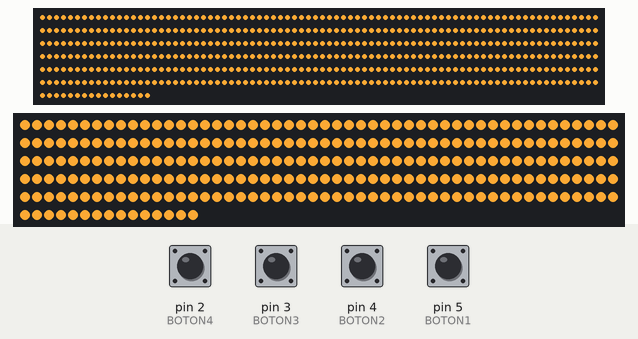
Bench run of a sketch on a simulated Arduino Uno, built with avr-gcc and run on an emulated ATmega328P. Parts: 496 RGB LEDs in strip order, left to right, continuing on the next row, 265 RGB LEDs in strip order, left to right, continuing on the next row. Inputs (shaded band) come from the test bench; at power-on: pin 2 (BOTON4), pin 3 (BOTON3), pin 4 (BOTON2), pin 5 (BOTON1) HIGH. Dim RGB values are drawn brighter than linear.

Above: at 1.3 s.
1.4 s: pin 2 (BOTON4) pulled LOW for 0.15 s
At 2.4 s:
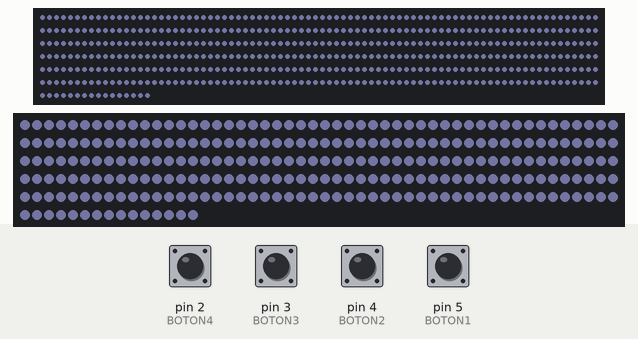
3.0 s: pin 3 (BOTON3) pulled LOW for 0.15 s
At 3.6 s:
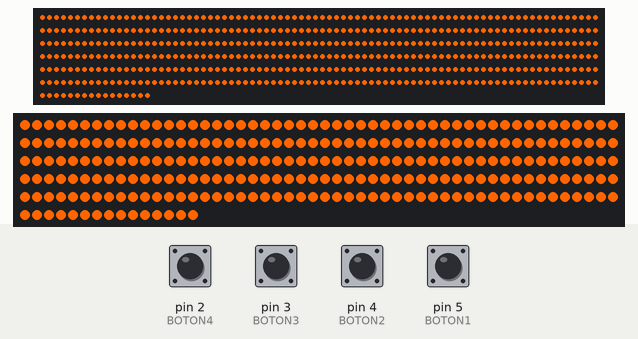
4.6 s: pin 2 (BOTON4) pulled LOW for 1 s
At 6.1 s:
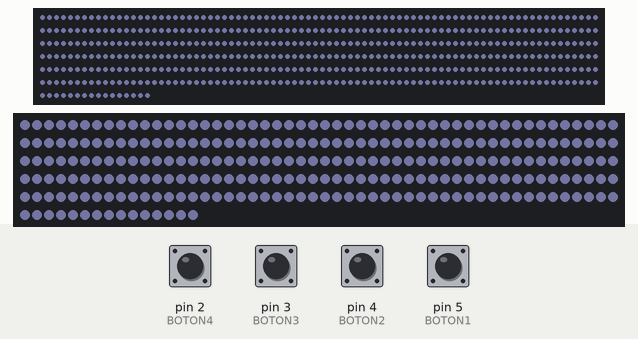
7.1 s: pin 3 (BOTON3) pulled LOW for 1 s
At 7.9 s:
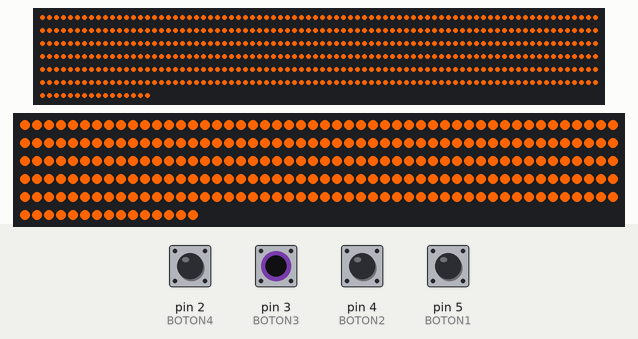
Timing chart, 0 to 10.1 s (numbered marks = the images above; inputs shaded):
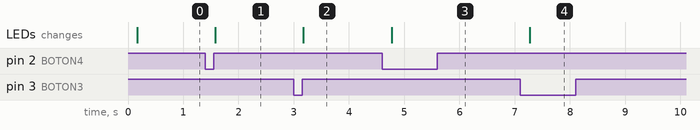

The sketch:

final.ino
```cpp
// PARA VERSION FINAL -> Cambiar tiempo de dia de 36 a 180 (3 minutos), y borrar o comentar los serial.print()

// Librerias
#include <Adafruit_NeoPixel.h>

// Estados
#define DIA  0
#define TRANS_TARDE  1
#define TARDE  2
#define TRANS_NOCHE1  3
#define NOCHE1  4
#define TRANS_NOCHE2  5
#define NOCHE2  6
#define TRANS_NOCHE3  7
#define AMANECER  8
#define NUM_ESTADOS 9
#define DIA_ESTATICO 10
#define TARDE_ESTATICO 11
#define NOCHE_ESTATICO 12

/////////////////////
// Configuraciones //
/////////////////////

// Entradas
#define BOTON1 5
#define BOTON2 4
#define BOTON3 3
#define BOTON4 2

// Colores
#define BRIGHTNESS 255          // 0 a 255
#define DIA_R 244
#define DIA_G 164
#define DIA_B 50
#define TARDE_R 255
#define TARDE_G 100
#define TARDE_B 0
#define NOCHE1_R 50
#define NOCHE1_G 50
#define NOCHE1_B 70
#define NOCHE2_R 5
#define NOCHE2_G 5
#define NOCHE2_B 7

// Tira Horizontal
#define NUM_LEDS 496
#define PIN_LEDS 6

// Tira Vertical
#define NUM_LEDS2 265
#define PIN_LEDS2 7
#define NUM_VERTICAL_1  45
#define NUM_VERTICAL_2  68
#define NUM_VERTICAL_3  69
#define NUM_VERTICAL_4  83
#define LED_VERTICAL_1  1
#define LED_VERTICAL_2  135
#define LED_VERTICAL_3  177
#define LED_VERTICAL_4  258

// Tiempos
#define VEL_TRANS 1             // Velocidad transicion (solo numeros enteros)
#define INTERVALO 100           // Expresado en milisegundos
#define TIEMPO_DIA 36           // Expresados en segundos
#define TIEMPO_TRANS_TARDE 30
#define TIEMPO_TARDE 60
#define TIEMPO_TRANS_NOCHE1 30
#define TIEMPO_NOCHE1 60
#define TIEMPO_TRANS_NOCHE2 30
#define TIEMPO_NOCHE2 60
#define TIEMPO_TRANS_NOCHE3 30
#define TIEMPO_AMANECER 60

/////////////////////
//   Fin config    //
/////////////////////

// Variable de estado
uint8_t estado = DIA;

// Variables globales
unsigned long previousMillis = 0;
const long interval = INTERVALO;
uint8_t r [NUM_LEDS];
uint8_t g [NUM_LEDS];
uint8_t b [NUM_LEDS];
uint8_t auxR, auxG, auxB;
int8_t dR, dG, dB;
uint16_t i = 0;
uint32_t count = 0;

// Funciones
void softTimer();
void irqTimer();
void mostrar();
void setColor(uint8_t red, uint8_t green, uint8_t blue, uint16_t tiempo);
void transition(uint8_t initR, uint8_t initG, uint8_t initB, uint8_t finalR, uint8_t finalG, uint8_t finalB, uint16_t tiempo);
void update_color(uint8_t initR, uint8_t initG, uint8_t initB, uint8_t finalR, uint8_t finalG, uint8_t finalB, uint16_t tiempo);
void wave();
void selectColor(uint8_t red, uint8_t green, uint8_t blue);
void tiraVertical();
void update_entradas();

Adafruit_NeoPixel tira = Adafruit_NeoPixel(NUM_LEDS, PIN_LEDS, NEO_GRB + NEO_KHZ800);
Adafruit_NeoPixel tira2 = Adafruit_NeoPixel(NUM_LEDS2, PIN_LEDS2, NEO_GRB + NEO_KHZ800);

void setup() {
  Serial.begin(9600);
  tira.begin();
  tira.clear();
  tira.setBrightness(BRIGHTNESS);
  tira.show();
  tira2.begin();
  tira2.clear();
  tira2.setBrightness(BRIGHTNESS);
  tira2.show();
  delay(100);
  pinMode(BOTON1, INPUT_PULLUP);
  pinMode(BOTON2, INPUT_PULLUP);
  pinMode(BOTON3, INPUT_PULLUP);
  pinMode(BOTON4, INPUT_PULLUP);
  selectColor(DIA_R, DIA_G, DIA_B);
}


void loop() {
  softTimer();
}


void softTimer () {
  unsigned long currentMillis = millis();
  if (currentMillis - previousMillis >= interval) {
    previousMillis = currentMillis;
    irqTimer();
    tiraVertical();
    wave();
    update_entradas();
  }
}


void irqTimer() {
  switch (estado) {

    case DIA:
      setColor(DIA_R, DIA_G, DIA_B, TIEMPO_DIA);
      break;

    case TRANS_TARDE:
      transition(DIA_R, DIA_G, DIA_B, TARDE_R, TARDE_G, TARDE_B, TIEMPO_TRANS_TARDE);
      break;

    case TARDE:
      setColor(TARDE_R, TARDE_G, TARDE_B, TIEMPO_TARDE);
      break;

    case TRANS_NOCHE1:
      transition(TARDE_R, TARDE_G, TARDE_B, NOCHE1_R, NOCHE1_G, NOCHE1_B, TIEMPO_TRANS_NOCHE1);
      break;

    case NOCHE1:
      setColor(NOCHE1_R, NOCHE1_G, NOCHE1_B, TIEMPO_NOCHE1);
      break;

    case TRANS_NOCHE2:
      transition(NOCHE1_R, NOCHE1_G, NOCHE1_B, NOCHE2_R, NOCHE2_G, NOCHE2_B, TIEMPO_TRANS_NOCHE2);
      break;

    case NOCHE2:
      setColor(NOCHE2_R, NOCHE2_G, NOCHE2_B, TIEMPO_NOCHE2);
      break;

    case TRANS_NOCHE3:
      transition(NOCHE2_R, NOCHE2_G, NOCHE2_B, NOCHE1_R, NOCHE1_G, NOCHE1_B, TIEMPO_TRANS_NOCHE3);
      break;

    case AMANECER:
      transition(NOCHE1_R, NOCHE1_G, NOCHE1_B, DIA_R, DIA_G, DIA_B, TIEMPO_AMANECER);
      break;

    case DIA_ESTATICO:
      selectColor(DIA_R, DIA_G, DIA_B);
      break;

    case TARDE_ESTATICO:
      selectColor(TARDE_R, TARDE_G, TARDE_B);
      break;

    case NOCHE_ESTATICO:
      selectColor(NOCHE1_R/2, NOCHE1_G/2, NOCHE1_B/2);
      break;

    default:
      estado = DIA;
      break;
  }
  mostrar();
  //Serial.print(" Estado: ");
  //Serial.println(estado);
}


void mostrar() {
  uint16_t i = 0;
  while (i < NUM_LEDS) {
    tira.setPixelColor(i, r[i], g[i], b[i]);
    i++;
  }
  i = 0;
  tira.show();
}


void setColor(uint8_t sR, uint8_t sG, uint8_t sB, uint16_t tiempo) {
  count++;
  //Serial.print("CONTADOR: ");
  //Serial.print(count);
  if (count == tiempo * 10) {
    count = 0;
    estado++;
    estado %= NUM_ESTADOS;
    auxR = 0;
    auxG = 0;
    auxB = 0;
  }
  r[0] = sR;
  g[0] = sG;
  b[0] = sB;
  /*i = 0;
    while(i < NUM_LEDS) {
    r[i] = sR;
    g[i] = sG;
    b[i] = sB;
    i++;
    }*/
}


void transition(uint8_t iR, uint8_t iG, uint8_t iB, uint8_t fR, uint8_t fG, uint8_t fB, uint16_t tiempo) {
  count++;
  //Serial.print(" CONTADOR: ");
  //Serial.print(count);
  update_color(iR, iG, iB, fR, fG, fB, tiempo);
  if (count == tiempo * 10) {
    count = 0;
    estado++;
    estado %= NUM_ESTADOS;
  }/*
  i = NUM_LEDS-1;
  while(i) {
    r[i] = r[i-1];
    g[i] = g[i-1];
    b[i] = b[i-1];
    i--;
  }*/
}

uint8_t z = 0;
void wave() {
  z = 0;
  while (z < VEL_TRANS) {
    i = NUM_LEDS - 1;
    while (i) {
      r[i] = r[i - 1];
      g[i] = g[i - 1];
      b[i] = b[i - 1];
      i--;
    }
    z++;
  }/*
  Serial.print(" AUXR: ");
  Serial.print(auxR);
  Serial.print(" AUXG: ");
  Serial.print(auxG);
  Serial.print(" AUXB: ");
  Serial.print(auxB);
  Serial.print(" dR: ");
  Serial.print(dR);
  Serial.print(" dG: ");
  Serial.print(dG);
  Serial.print(" dB: ");
  Serial.print(dB);
  Serial.print(" r0: ");
  Serial.print(r[0]);
  Serial.print(" g0: ");
  Serial.print(g[0]);
  Serial.print(" b0: ");
  Serial.print(b[0]);
  Serial.print(" rN: ");
  Serial.print(r[NUM_LEDS - 1]);
  Serial.print(" gN: ");
  Serial.print(g[NUM_LEDS - 1]);
  Serial.print(" bN: ");
  Serial.print(b[NUM_LEDS - 1]);*/
}


void update_color(uint8_t iR, uint8_t iG, uint8_t iB, uint8_t fR, uint8_t fG, uint8_t fB, uint16_t tiempo) {

  if (fR - iR > 0) dR = (int8_t)((tiempo * 10) / (fR - iR));
  else dR = (int8_t)((tiempo * 10) / (iR - fR));

  if (fG - iG > 0) dG = (int8_t)((tiempo * 10) / (fG - iG));
  else dG = (int8_t)((tiempo * 10) / (iG - fG));

  if (fB - iB > 0) dB = (int8_t)((tiempo * 10) / (fB - iB));
  else dB = (int8_t)((tiempo * 10) / (iB - fB));

  if (auxR == dR - 1) {
    auxR = 0;
    if (r[0] > fR) r[0]--;
    else if (r[0] < fR) r[0]++;
  }
  else {
    auxR++;
  }

  if (auxG == dG - 1) {
    auxG = 0;
    if (g[0] > fG) g[0]--;
    else if (g[0] < fG) g[0]++;
  }
  else {
    auxG++;
  }

  if (auxB == dB - 1) {
    auxB = 0;
    if (b[0] > fB) b[0]--;
    else if (b[0] < fB) b[0]++;
  }
  else {
    auxB++;
  }
}

void selectColor(uint8_t red, uint8_t green, uint8_t blue) {
  i = 0;
  while (i < NUM_LEDS) {
    r[i] = red;
    g[i] = green;
    b[i] = blue;
    i++;
  }
}


// Tira Vertical
uint16_t k = 0;
void tiraVertical() {
  k = 0;
  while (k < NUM_VERTICAL_1) {
    tira2.setPixelColor(k, r[LED_VERTICAL_1], g[LED_VERTICAL_1], b[LED_VERTICAL_1]);
    k++;
  }
  while (k < (NUM_VERTICAL_1 + NUM_VERTICAL_2)) {
    tira2.setPixelColor(k, r[LED_VERTICAL_2], g[LED_VERTICAL_2], b[LED_VERTICAL_2]);
    k++;
  }
  while (k < (NUM_VERTICAL_1 + NUM_VERTICAL_2 + NUM_VERTICAL_3)) {
    tira2.setPixelColor(k, r[LED_VERTICAL_3], g[LED_VERTICAL_3], b[LED_VERTICAL_3]);
    k++;
  }
  while (k < (NUM_VERTICAL_1 + NUM_VERTICAL_2 + NUM_VERTICAL_3 + NUM_VERTICAL_4)) {
    tira2.setPixelColor(k, r[LED_VERTICAL_4], g[LED_VERTICAL_4], b[LED_VERTICAL_4]);
    k++;
  }
  tira2.show();
}


uint8_t antBot1 = 0;
uint8_t antBot2 = 0;
uint8_t antBot3 = 0;
uint8_t antBot4 = 0;
void update_entradas() {
  if (!digitalRead(BOTON1) & !antBot1) {
    antBot1=1;
    estado=DIA;
    count=0;
    auxR=0;
    auxG=0;
    auxB=0;
    selectColor(DIA_R, DIA_G, DIA_B);
    delay(20);
  }
  else if (digitalRead(BOTON1) & antBot1)  antBot1=0;

  if (!digitalRead(BOTON2) & !antBot2) {
    antBot2=1;
    estado=DIA_ESTATICO;
    count=0;
    delay(20);
  }
  else if (digitalRead(BOTON2) & antBot2) antBot2=0;

  if (!digitalRead(BOTON3) & !antBot3) {
    antBot3=1;
    estado=TARDE_ESTATICO;
    count=0;
    delay(20);
  }
  else if (digitalRead(BOTON3) & antBot3) antBot3=0;

  if (!digitalRead(BOTON4) & !antBot4) {
    antBot4=1;
    estado=NOCHE_ESTATICO;
    count=0;
    delay(20);
  }
  else if (digitalRead(BOTON4) & antBot4) antBot4=0;
/*
  Serial.print(" B1: ");
  Serial.print(digitalRead(BOTON1));
  Serial.print(" B2: ");
  Serial.print(digitalRead(BOTON2));
  Serial.print(" B3: ");
  Serial.print(digitalRead(BOTON3));
  Serial.print(" B4: ");
  Serial.print(digitalRead(BOTON4));*/
}
```

Measured:
- after the input at 1.4 s, the LEDs: change after 0.18 s (image 1)
- after the input at 3.0 s, the LEDs: change after 0.17 s (image 2)
- after the input at 4.6 s, the LEDs: change after 0.18 s (image 3)
- after the input at 7.1 s, the LEDs: change after 0.17 s (image 4)
